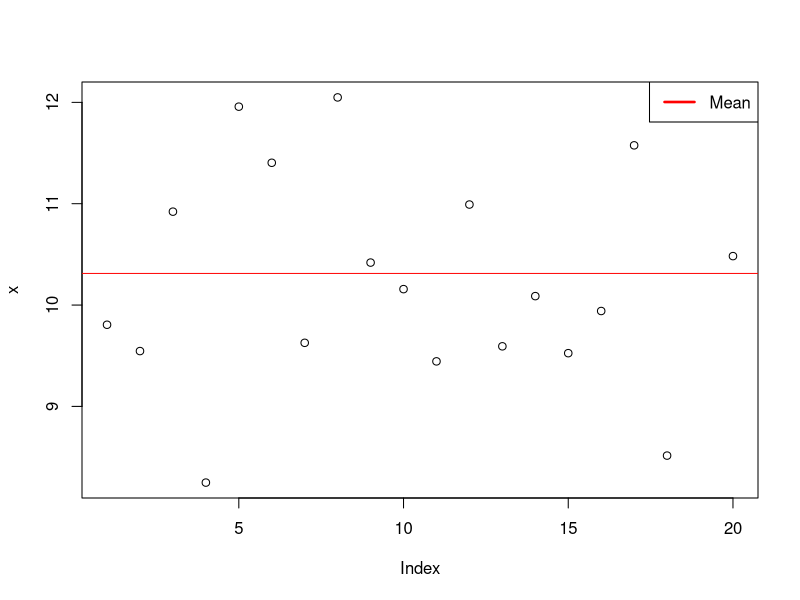
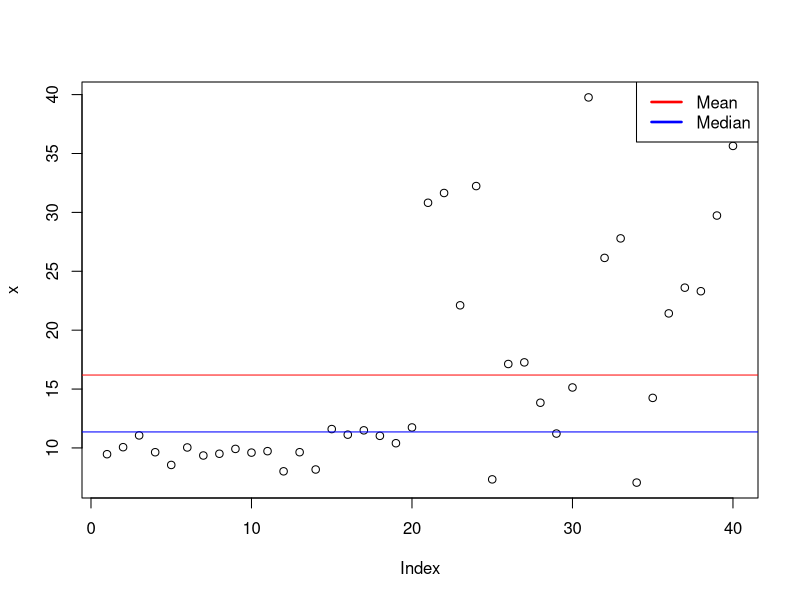

The R source for these figures, in order: (Note: this script raises an error after producing the figures.)
# Sunum 10, "Ortalama" Uygulama
  x <- rnorm(n = 20,
             mean = 10,
             sd = 1) # Aykiri degerler az, Stdev dusuk.
  plot(x)
  mean(x)
  abline(a = mean(x),b = 0,col = "red")
  legend("topright",
         legend =c("Mean"),
         lty=c(1), 
         lwd=c(2.5),
         col=c("red"))
  
# Sunum 13, "Median" Uygulama
  x1 <- rnorm(n = 20,
             mean = 10,
             sd = 1) # Aykiri degerler fazla, Stdev buyuk.

  x2 <- rnorm(n = 20,
             mean = 20,
             sd = 10) # Aykiri degerler fazla, Stdev buyuk.
  
  x <-c(x1,x2)
  
  plot(x)
  median(x)
  mean(x)
  abline(a = mean(x),b = 0,col = "red")
  abline(a = median(x),b = 0,col = "blue")
  legend("topright",
         legend =c("Mean","Median"),
         lty=c(1,1), 
         lwd=c(2.5,2.5),
         col=c("red","blue"))
  
# Sunum 15, "Mod" Uygulama
  # Gozlemlerin mod degerini bulmak icin R'da Built-in paket fonksiyonu bulunmamaktadir.
  # "modeest" paketinden yararlanilabilir. Ref: https://www.rdocumentation.org/packages/modeest/versions/2.1/topics/mlv
  require("modeest")
  
  x <- c(19, 4, 5, 7, 29, 19, 29, 13, 25, 19)
  mlv(x , method = "mfv")
  ModeModel <- mlv(x , method = "mfv") # mfv:  most frequent value(s)
  ModeX <- ModeModel$M
  ModeX
  plot(x)
  abline(a = ModeX,b = 0,col="red")  
  legend("topleft",
         legend =c("Mod"),
         lty=c(1), 
         lwd=c(2.5),
         col=c("red"))
  
    
# Sunum 20, Geometrik Ortalama - Aritmetik Ortalama Karsilastirma
  # Degisim Orani (hizi)=1+r=Sonraki deger/Onceki deger

  DegisimOrani <- function(x){
    ValueLength <- length(x)
    ChangeRate <- rep(0,ValueLength-1)
    for(i in 2:ValueLength){
      ChangeRate[i-1] <- x[i] / x[i-1]
    }
    return(ChangeRate)
  }
  
  AritmetikOrt <- function(x){
    return( round(mean(x),2) ) 
  }
  
  GeometrikOrt <- function(x){
    return( round(sqrt(prod(x)),2) ) 
  }
  
  # Ornek,
  Oranlar <- DegisimOrani(c(15000,30000,120000))
  GeometrikBuyumeHizi <-GeometrikOrt(Oranlar)
  AritmetikBuyumeHizi <-AritmetikOrt(Oranlar)
  
  print(Oranlar)
  print(GeometrikBuyumeHizi)
  print(AritmetikBuyumeHizi)
  
  # Geometrik
  GeometrikTahmin_2010 <- GeometrikBuyumeHizi * 15000
  GeometrikTahmin_2011 <-  GeometrikBuyumeHizi * GeometrikTahmin_2010
  print(GeometrikTahmin_2010)
  print(GeometrikTahmin_2011)
  # Aritmetik
  AritmetikTahmin_2010 <- AritmetikBuyumeHizi * 15000
  AritmetikTahmin_2011 <-  AritmetikBuyumeHizi * AritmetikTahmin_2010
  print(AritmetikTahmin_2010)
  print(AritmetikTahmin_2011)
  
# Sunum 24, Harmonik Ortalama
  HarmonikOrt <- function(x){
        return(1/mean(1/x)) # Harmonik Ortalama
  }
  EtFiyatlari <- c(20,25,28,32)
  Harmonik    <- HarmonikOrt(EtFiyatlari)
  Aritmetik   <- mean(EtFiyatlari)
  
  plot(EtFiyatlari,type = "o")
  abline(a = Harmonik,b = 0,col ="red" )
  abline(a = Aritmetik,b = 0,col ="blue" )
  legend("topleft",
         legend =c("Harmonik","Aritmetik"),
         lty=c(1,1), 
         lwd=c(2.5,2.5),
         col=c("red","blue"))

# Sunum 30, Kartil, Desil ve Santiller
  # Kartiller,
  scores <- c(88, 84, 83, 80, 94, 90, 81, 79, 79, 81, 85, 87, 86, 89, 92)
  quantile(scores)
  
  # Desiller,
  weights <- c(69, 70, 75, 66, 83, 88, 66, 63, 61, 68, 73, 57, 52, 58, 77)
  quantile(weights, prob = seq(0, 1, length = 11), type = 5)
  
  # Santil,
  heights <- c(24, 44, 14, 45, 36, 48, 77, 85, 56, 15, 34, 70, 51, 75, 83)
  quantile(heights, prob = 0.30) # 30. Santil
  
# Sunum 46, 3 ve 4. Momentler (Asimetri Olculeri)
  Moment.mean <- function(x) {
    # compute the observed moments of x around the mean
    n <- length(x)
    mean <- sum(x)/n
    M <- c()
    M[1] <- sum((x - mean)^1)/n
    M[2] <- sum((x - mean)^2)/n
    M[3] <- sum((x - mean)^3)/n
    M[4] <- sum((x - mean)^4)/n
    
    return(M)
  }
  
  Skewness <- function(x) {
    # compute skewness
    Skew <- Moment.mean(x)[3]/(Moment.mean(x)[2])^(3/2)
    
    return(Skew)
  }
  
  Kurtosis <- function(x) {
    Kurt <- (Moment.mean(x)[4]/(Moment.mean(x)[2]^2))
    
    return(Kurt)
  }
  
  set.seed(123) # Generate Random seed 123
  x <- rnorm(1000,mean = 0,sd = 1)
  NormalSkew <- Skewness(x)
  NormalKurt <- Kurtosis(x)
  
  print(NormalSkew) # NormalSkew ~= 0 ise seri simetrik
  print(NormalKurt) # NormalKurt ~= 3 ise seri normal
  
  hist(x)


# Sunum 57, Histogramlar
  str(airquality)
  Temperature <- airquality$Temp
  
  hist(Temperature)
  hist(Temperature,breaks = 100) # breaks parametresi
  
  hist(Temperature,
       main="Maximum daily temperature at La Guardia Airport",
       xlab="Temperature in degrees Fahrenheit",
       xlim=c(50,100),
       col="darkmagenta",
       freq=FALSE
  )  

# Sunum 64, Box-Plot
  
  boxplot(mpg~cyl,
          data=mtcars, 
          main="Car Milage Data", 
          xlab="Number of Cylinders", 
          ylab="Miles Per Gallon")

  boxplot(wt~cyl, 
          data=mtcars, 
          main=toupper("Vehicle Weight"), 
          xlab="Number of Cylinders", 
          ylab="Weight", 
          col="darkmagenta")
  
